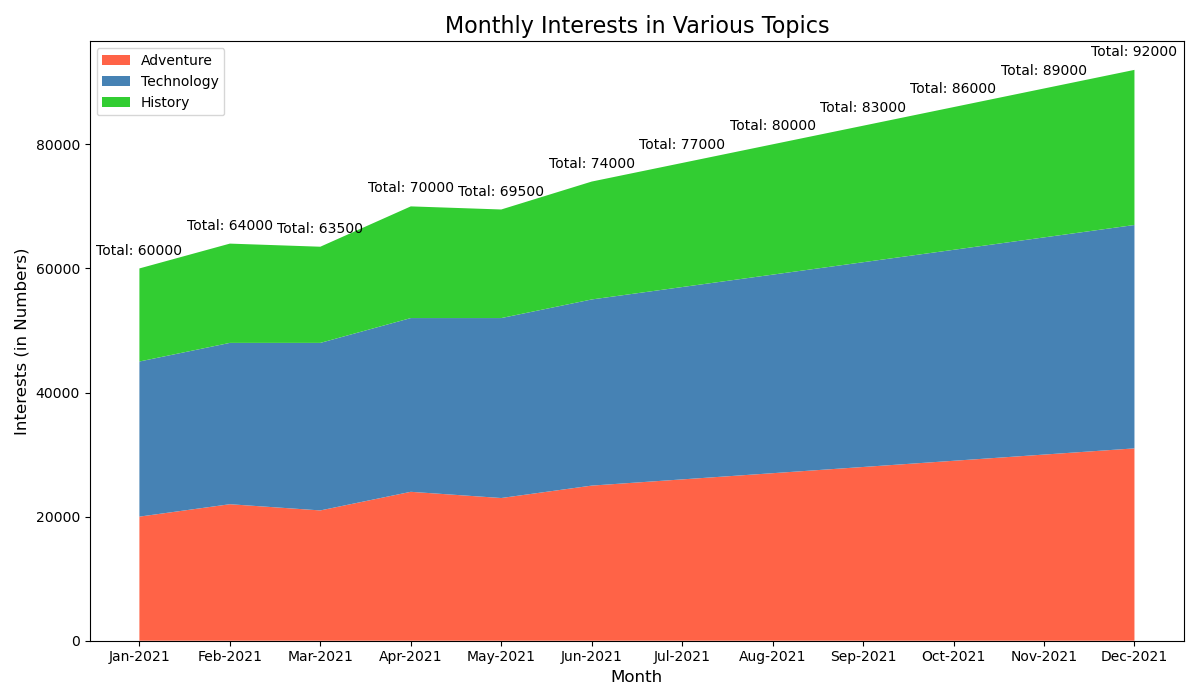

This chart was generated by the following Python code:

import matplotlib.pyplot as plt
import pandas as pd

# Data
data = {
    'Month': ['Jan-2021', 'Feb-2021', 'Mar-2021', 'Apr-2021', 'May-2021', 'Jun-2021',
              'Jul-2021', 'Aug-2021', 'Sep-2021', 'Oct-2021', 'Nov-2021', 'Dec-2021'],
    'Adventure': [20000, 22000, 21000, 24000, 23000, 25000, 26000, 27000, 28000, 29000, 30000, 31000],
    'Technology': [25000, 26000, 27000, 28000, 29000, 30000, 31000, 32000, 33000, 34000, 35000, 36000],
    'History': [15000, 16000, 15500, 18000, 17500, 19000, 20000, 21000, 22000, 23000, 24000, 25000]
}

df = pd.DataFrame(data)

# Figure and Plot
fig, ax = plt.subplots(figsize=(12, 7))
ax.stackplot(df['Month'], df['Adventure'], df['Technology'], df['History'],
             labels=['Adventure', 'Technology', 'History'],
             colors=['#FF6347', '#4682B4', '#32CD32'])

# Title and labels
plt.title('Monthly Interests in Various Topics', fontsize=16)
plt.xlabel('Month', fontsize=12)
plt.ylabel('Interests (in Numbers)', fontsize=12)
plt.legend(loc='upper left')

# Annotations
for i, (month, adventure, technology, history) in enumerate(zip(df['Month'], df['Adventure'], df['Technology'], df['History'])):
    total_interests = adventure + technology + history
    ax.annotate(f'Total: {total_interests}', (month, total_interests), textcoords="offset points", xytext=(0,10), ha='center')

# Show plot
plt.tight_layout()
plt.show()
